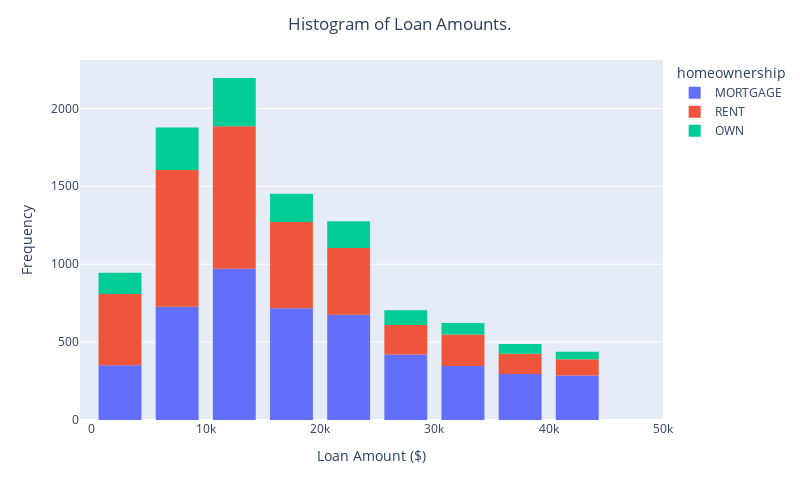

The notebook cell this image was saved under:
### Code cell
fig = px.histogram(DF_new,
                   x='age',
                  nbins=9,
                  color='genhlth')
fig.update_layout(bargap=0.25,
                  title='General Health by Age',
                  title_x=0.5,
                  xaxis={'range':[-1000, 50000]},
                  xaxis_title="Age",
                  yaxis_title="Subje",
                  autosize=False,
                  width=800,
                  height=500)
fig.show()

### Figure 1 — Plotly figure (JSON) as saved in the notebook; plotly's stock layout.template omitted (floating-point values rounded to 4 significant figures; data arrays with more than 128 entries replaced by an {"elided": "..."} marker saying what was removed)
{"data": [{"alignmentgroup": "True", "bingroup": "x", "hovertemplate": "homeownership=MORTGAGE<br>loan_amount=%{x}<br>count=%{y}<extra></extra>", "legendgroup": "MORTGAGE", "marker": {"color": "#636efa", "pattern": {"shape": ""}}, "name": "MORTGAGE", "nbinsx": 9, "offsetgroup": "MORTGAGE", "orientation": "v", "showlegend": true, "type": "histogram", "x": {"elided": "4789 int values"}, "xaxis": "x", "yaxis": "y"}, {"alignmentgroup": "True", "bingroup": "x", "hovertemplate": "homeownership=RENT<br>loan_amount=%{x}<br>count=%{y}<extra></extra>", "legendgroup": "RENT", "marker": {"color": "#EF553B", "pattern": {"shape": ""}}, "name": "RENT", "nbinsx": 9, "offsetgroup": "RENT", "orientation": "v", "showlegend": true, "type": "histogram", "x": {"elided": "3858 int values"}, "xaxis": "x", "yaxis": "y"}, {"alignmentgroup": "True", "bingroup": "x", "hovertemplate": "homeownership=OWN<br>loan_amount=%{x}<br>count=%{y}<extra></extra>", "legendgroup": "OWN", "marker": {"color": "#00cc96", "pattern": {"shape": ""}}, "name": "OWN", "nbinsx": 9, "offsetgroup": "OWN", "orientation": "v", "showlegend": true, "type": "histogram", "x": {"elided": "1353 int values"}, "xaxis": "x", "yaxis": "y"}], "layout": {"autosize": false, "bargap": 0.25, "barmode": "relative", "height": 500, "legend": {"title": {"text": "homeownership"}, "tracegroupgap": 0}, "margin": {"t": 60}, "title": {"text": "Histogram of Loan Amounts.", "x": 0.5}, "width": 800, "xaxis": {"anchor": "y", "domain": [0, 1], "range": [-1000, 50000], "title": {"text": "Loan Amount ($)"}, "type": "linear"}, "yaxis": {"anchor": "x", "autorange": true, "domain": [0, 1], "range": [0, 2311.0], "title": {"text": "Frequency"}}}}
